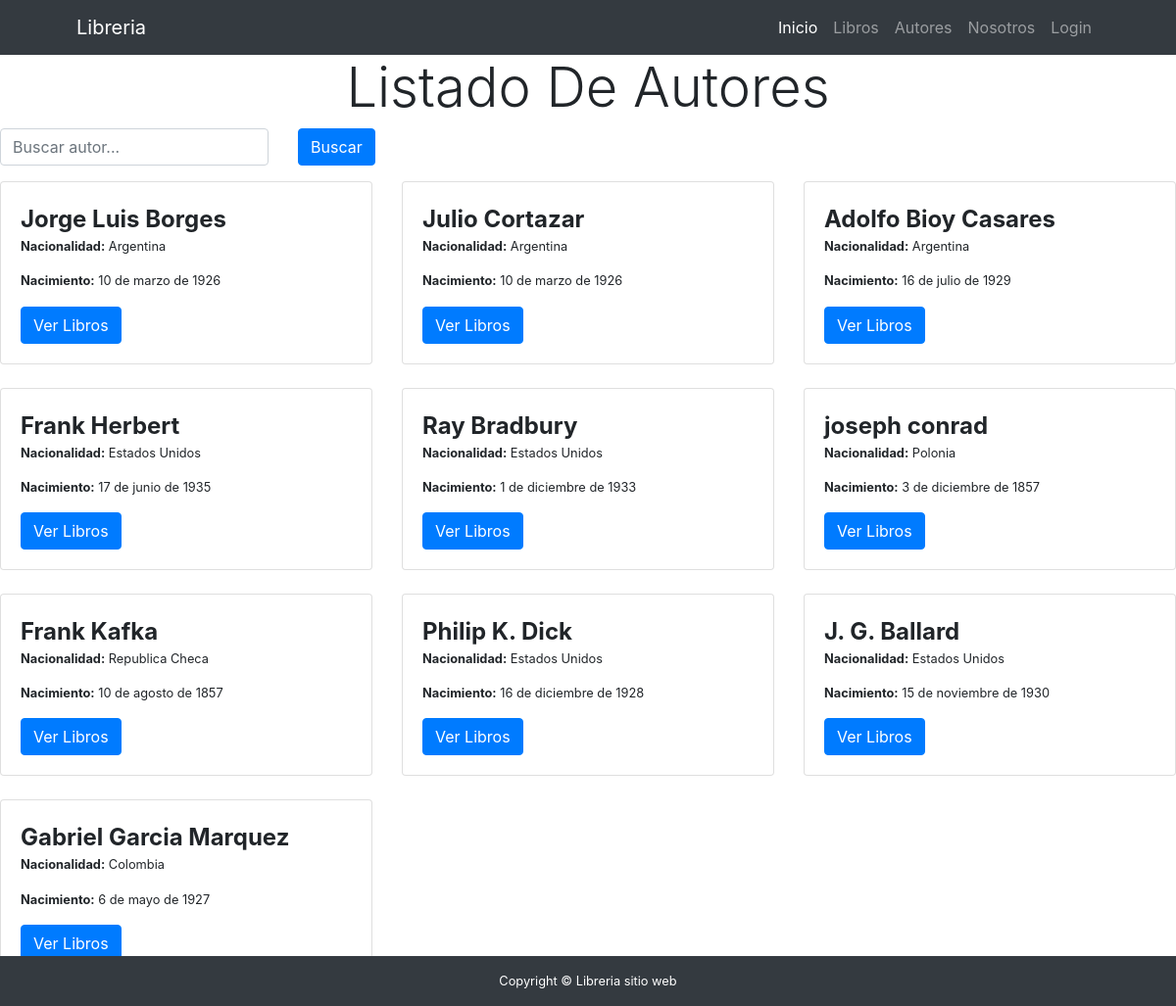
Page /libros/libros/autores on the committed database.
### libros/models.py (models this page shows, shortened)
class Autores(models.Model):
    nombre_autor = models.CharField(max_length=200)
    libros = models.ManyToManyField(Libro)
    nacionalidad = models.CharField(max_length=100,null=True,blank=True)
    nacimiento = models.DateField(null=True,blank=True)

### libros/views.py (the view)
# urls.py: path("libros/autores",lista_autores,name="lista_autores"),
def lista_autores(request):
    busqueda = request.GET.get("busqueda",None)
    if busqueda:
        print(busqueda)
        consulta = Autores.objects.filter(nombre_autor__icontains=busqueda)
    else:
       consulta = Autores.objects.all()
    contexto = {"autores": consulta}
    return render(request,"libros/lista_autores.html",contexto)

### libros/templates/libros/lista_autores.html (shortened to what this page needs)
{% extends 'core/base.html' %}
{% block body_title %}
    Listado De Autores
{% endblock body_title %}
{% block contenido %}
<form class="mb-3 row" action="{% url 'libros:lista_autores' %}" method="get">
    <div class="col-auto">
        <input type="text" class="form-control" name="busqueda" placeholder="Buscar autor...">
    </div>
    <div class="col-auto">
        <button type="submit" class="btn btn-primary">Buscar</button>
    </div>
</form>
<div class="row">
    {% for autor in autores %}
    <div class="col-md-4 mb-4">
        <div class="card">
            <div class="card-body">
                <p class="fs-4 mb-0 font-weight-bold">{{ autor.nombre_autor }}</p>
                <p class="card-text small"><strong>Nacionalidad:</strong> {{ autor.nacionalidad }}</p>
                <p class="card-text small"><strong>Nacimiento:</strong> {{ autor.nacimiento }}</p>
                <button class="btn btn-primary ver-libros-btn" type="button" data-toggle="collapse" data-target="#listaLibros{{ forloop.counter }}">Ver Libros</button>
            </div>
        </div>
    </div>
    {% endfor %}
</div>
{% endblock contenido %}

### rows in the picture
Autores: nombre_autor "Jorge Luis Borges", nacionalidad "Argentina", nacimiento "10 de marzo de 1926"
Autores: nombre_autor "Julio Cortazar", nacionalidad "Argentina", nacimiento "10 de marzo de 1926"
Autores: nombre_autor "Adolfo Bioy Casares", nacionalidad "Argentina", nacimiento "16 de julio de 1929"
Autores: nombre_autor "Frank Herbert", nacionalidad "Estados Unidos", nacimiento "17 de junio de 1935"
Autores: nombre_autor "Ray Bradbury", nacionalidad "Estados Unidos", nacimiento "1 de diciembre de 1933"
Autores: nombre_autor "joseph conrad", nacionalidad "Polonia", nacimiento "3 de diciembre de 1857"
Autores: nombre_autor "Frank Kafka", nacionalidad "Republica Checa", nacimiento "10 de agosto de 1857"
Autores: nombre_autor "Philip K. Dick", nacionalidad "Estados Unidos", nacimiento "16 de diciembre de 1928"
Autores: nombre_autor "J. G. Ballard", nacionalidad "Estados Unidos", nacimiento "15 de noviembre de 1930"
Autores: nombre_autor "Gabriel Garcia Marquez", nacionalidad "Colombia", nacimiento "6 de mayo de 1927"
